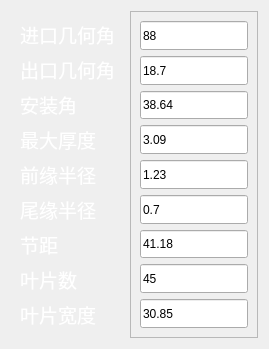
             <widget class="QWidget" name="widget_dong" native="true">
              <layout class="QHBoxLayout" name="horizontalLayout_2">
               <item>
                <widget class="QWidget" name="widget_3" native="true">
                 <layout class="QVBoxLayout" name="verticalLayout_2">
                  <item>
                   <widget class="QLabel" name="label_yiwei_135">
                    <property name="sizePolicy">
                     <sizepolicy hsizetype="Preferred" vsizetype="Expanding">
                      <horstretch>0</horstretch>
                      <verstretch>0</verstretch>
                     </sizepolicy>
                    </property>
                    <property name="font">
                     <font>
                      <family>Algerian</family>
                      <pointsize>14</pointsize>
                      <weight>50</weight>
                      <bold>false</bold>
                     </font>
                    </property>
                    <property name="layoutDirection">
                     <enum>Qt::LeftToRight</enum>
                    </property>
                    <property name="styleSheet">
                     <string notr="true">color: rgb(255, 255, 255);
</string>
                    </property>
                    <property name="text">
                     <string>&lt;html&gt;&lt;head/&gt;&lt;body&gt;&lt;p&gt;进口几何角&lt;/p&gt;&lt;/body&gt;&lt;/html&gt;</string>
                    </property>
                   </widget>
                  </item>
                  <item>
                   <widget class="QLabel" name="label_yiwei_137">
                    <property name="sizePolicy">
                     <sizepolicy hsizetype="Preferred" vsizetype="Expanding">
                      <horstretch>0</horstretch>
                      <verstretch>0</verstretch>
                     </sizepolicy>
                    </property>
                    <property name="font">
                     <font>
                      <family>Algerian</family>
                      <pointsize>14</pointsize>
                      <weight>50</weight>
                      <bold>false</bold>
                     </font>
                    </property>
                    <property name="layoutDirection">
                     <enum>Qt::LeftToRight</enum>
                    </property>
                    <property name="styleSheet">
                     <string notr="true">color: rgb(255, 255, 255);
</string>
                    </property>
                    <property name="text">
                     <string>&lt;html&gt;&lt;head/&gt;&lt;body&gt;&lt;p&gt;&lt;span style=&quot; font-family:'等线';&quot;&gt;出口几何角&lt;/span&gt;&lt;/p&gt;&lt;/body&gt;&lt;/html&gt;</string>
                    </property>
                   </widget>
                  </item>
                  <item>
                   <widget class="QLabel" name="label_yiwei_139">
                    <property name="sizePolicy">
                     <sizepolicy hsizetype="Preferred" vsizetype="Expanding">
                      <horstretch>0</horstretch>
                      <verstretch>0</verstretch>
                     </sizepolicy>
                    </property>
                    <property name="font">
                     <font>
                      <family>Algerian</family>
                      <pointsize>14</pointsize>
                      <weight>50</weight>
                      <bold>false</bold>
                     </font>
                    </property>
                    <property name="layoutDirection">
                     <enum>Qt::LeftToRight</enum>
                    </property>
                    <property name="styleSheet">
                     <string notr="true">color: rgb(255, 255, 255);
</string>
                    </property>
                    <property name="text">
                     <string>&lt;html&gt;&lt;head/&gt;&lt;body&gt;&lt;p&gt;&lt;span style=&quot; font-family:'等线';&quot;&gt;安装角&lt;/span&gt;&lt;/p&gt;&lt;/body&gt;&lt;/html&gt;</string>
                    </property>
                   </widget>
                  </item>
                  <item>
                   <widget class="QLabel" name="label_yiwei_141">
                    <property name="sizePolicy">
                     <sizepolicy hsizetype="Preferred" vsizetype="Expanding">
                      <horstretch>0</horstretch>
                      <verstretch>0</verstretch>
                     </sizepolicy>
                    </property>
                    <property name="font">
                     <font>
                      <family>Algerian</family>
                      <pointsize>14</pointsize>
                      <weight>50</weight>
                      <bold>false</bold>
                     </font>
                    </property>
                    <property name="layoutDirection">
                     <enum>Qt::LeftToRight</enum>
                    </property>
                    <property name="styleSheet">
                     <string notr="true">color: rgb(255, 255, 255);
</string>
                    </property>
                    <property name="text">
                     <string>&lt;html&gt;&lt;head/&gt;&lt;body&gt;&lt;p&gt;最大厚度&lt;/p&gt;&lt;/body&gt;&lt;/html&gt;</string>
                    </property>
                   </widget>
                  </item>
                  <item>
                   <widget class="QLabel" name="label_yiwei_143">
                    <property name="sizePolicy">
                     <sizepolicy hsizetype="Preferred" vsizetype="Expanding">
                      <horstretch>0</horstretch>
                      <verstretch>0</verstretch>
                     </sizepolicy>
                    </property>
                    <property name="font">
                     <font>
                      <family>Algerian</family>
                      <pointsize>14</pointsize>
                      <weight>50</weight>
                      <bold>false</bold>
                     </font>
                    </property>
                    <property name="layoutDirection">
                     <enum>Qt::LeftToRight</enum>
                    </property>
                    <property name="styleSheet">
                     <string notr="true">color: rgb(255, 255, 255);
</string>
                    </property>
                    <property name="text">
                     <string>&lt;html&gt;&lt;head/&gt;&lt;body&gt;&lt;p&gt;前缘半径&lt;/p&gt;&lt;/body&gt;&lt;/html&gt;</string>
                    </property>
                   </widget>
                  </item>
                  <item>
                   <widget class="QLabel" name="label_yiwei_145">
                    <property name="sizePolicy">
                     <sizepolicy hsizetype="Preferred" vsizetype="Expanding">
                      <horstretch>0</horstretch>
                      <verstretch>0</verstretch>
                     </sizepolicy>
                    </property>
                    <property name="font">
                     <font>
                      <family>Algerian</family>
                      <pointsize>14</pointsize>
                      <weight>50</weight>
                      <bold>false</bold>
                     </font>
                    </property>
                    <property name="layoutDirection">
                     <enum>Qt::LeftToRight</enum>
                    </property>
                    <property name="styleSheet">
                     <string notr="true">color: rgb(255, 255, 255);
</string>
                    </property>
                    <property name="text">
                     <string>&lt;html&gt;&lt;head/&gt;&lt;body&gt;&lt;p&gt;尾缘半径&lt;/p&gt;&lt;/body&gt;&lt;/html&gt;</string>
                    </property>
                   </widget>
                  </item>
                  <item>
                   <widget class="QLabel" name="label_yiwei_147">
                    <property name="sizePolicy">
                     <sizepolicy hsizetype="Preferred" vsizetype="Expanding">
                      <horstretch>0</horstretch>
                      <verstretch>0</verstretch>
                     </sizepolicy>
                    </property>
                    <property name="font">
                     <font>
                      <family>Algerian</family>
                      <pointsize>14</pointsize>
                      <weight>50</weight>
                      <bold>false</bold>
                     </font>
                    </property>
                    <property name="layoutDirection">
                     <enum>Qt::LeftToRight</enum>
                    </property>
                    <property name="styleSheet">
                     <string notr="true">color: rgb(255, 255, 255);
</string>
                    </property>
                    <property name="text">
                     <string>&lt;html&gt;&lt;head/&gt;&lt;body&gt;&lt;p&gt;&lt;span style=&quot; font-family:'等线';&quot;&gt;节距&lt;/span&gt;&lt;/p&gt;&lt;/body&gt;&lt;/html&gt;</string>
                    </property>
                   </widget>
                  </item>
                  <item>
                   <widget class="QLabel" name="label_yiwei_149">
                    <property name="sizePolicy">
                     <sizepolicy hsizetype="Preferred" vsizetype="Expanding">
                      <horstretch>0</horstretch>
                      <verstretch>0</verstretch>
                     </sizepolicy>
                    </property>
                    <property name="font">
                     <font>
                      <family>Algerian</family>
                      <pointsize>14</pointsize>
                      <weight>50</weight>
                      <bold>false</bold>
                     </font>
                    </property>
                    <property name="layoutDirection">
                     <enum>Qt::LeftToRight</enum>
                    </property>
                    <property name="styleSheet">
                     <string notr="true">color: rgb(255, 255, 255);
</string>
                    </property>
                    <property name="text">
                     <string>&lt;html&gt;&lt;head/&gt;&lt;body&gt;&lt;p&gt;叶片数&lt;/p&gt;&lt;/body&gt;&lt;/html&gt;</string>
                    </property>
                   </widget>
                  </item>
                  <item>
                   <widget class="QLabel" name="label_yiwei_150">
                    <property name="sizePolicy">
                     <sizepolicy hsizetype="Preferred" vsizetype="Expanding">
                      <horstretch>0</horstretch>
                      <verstretch>0</verstretch>
                     </sizepolicy>
                    </property>
                    <property name="font">
                     <font>
                      <family>Algerian</family>
                      <pointsize>14</pointsize>
                      <weight>50</weight>
                      <bold>false</bold>
                     </font>
                    </property>
                    <property name="layoutDirection">
                     <enum>Qt::LeftToRight</enum>
                    </property>
                    <property name="styleSheet">
                     <string notr="true">color: rgb(255, 255, 255);
</string>
                    </property>
                    <property name="text">
                     <string>&lt;html&gt;&lt;head/&gt;&lt;body&gt;&lt;p&gt;叶片宽度&lt;/p&gt;&lt;/body&gt;&lt;/html&gt;</string>
                    </property>
                   </widget>
                  </item>
                 </layout>
                </widget>
               </item>
               <item>
                <widget class="QFrame" name="frame_6">
                 <property name="frameShape">
                  <enum>QFrame::StyledPanel</enum>
                 </property>
                 <property name="frameShadow">
                  <enum>QFrame::Raised</enum>
                 </property>
                 <layout class="QVBoxLayout" name="verticalLayout_8">
                  <item>
                   <widget class="QLineEdit" name="lineEdit_Eff_25">
                    <property name="sizePolicy">
                     <sizepolicy hsizetype="Expanding" vsizetype="Expanding">
                      <horstretch>0</horstretch>
                      <verstretch>0</verstretch>
                     </sizepolicy>
                    </property>
                    <property name="text">
                     <string>88</string>
                    </property>
                   </widget>
                  </item>
                  <item>
                   <widget class="QLineEdit" name="lineEdit_k_11">
                    <property name="sizePolicy">
                     <sizepolicy hsizetype="Expanding" vsizetype="Expanding">
                      <horstretch>0</horstretch>
                      <verstretch>0</verstretch>
                     </sizepolicy>
                    </property>
                    <property name="minimumSize">
                     <size>
                      <width>0</width>
                      <height>0</height>
                     </size>
                    </property>
                    <property name="text">
                     <string>18.7</string>
                    </property>
                   </widget>
                  </item>
                  <item>
                   <widget class="QLineEdit" name="lineEdit_omaga_15">
                    <property name="sizePolicy">
                     <sizepolicy hsizetype="Expanding" vsizetype="Expanding">
                      <horstretch>0</horstretch>
                      <verstretch>0</verstretch>
                     </sizepolicy>
                    </property>
                    <property name="text">
                     <string>38.64</string>
                    </property>
                   </widget>
                  </item>
                  <item>
                   <widget class="QLineEdit" name="lineEdit_alph2z_22">
                    <property name="sizePolicy">
                     <sizepolicy hsizetype="Expanding" vsizetype="Expanding">
                      <horstretch>0</horstretch>
                      <verstretch>0</verstretch>
                     </sizepolicy>
                    </property>
                    <property name="text">
                     <string>3.09</string>
                    </property>
                   </widget>
                  </item>
                  <item>
                   <widget class="QLineEdit" name="lineEdit_faiz_11">
                    <property name="sizePolicy">
                     <sizepolicy hsizetype="Expanding" vsizetype="Expanding">
                      <horstretch>0</horstretch>
                      <verstretch>0</verstretch>
                     </sizepolicy>
                    </property>
                    <property name="text">
                     <string>1.23</string>
                    </property>
                   </widget>
                  </item>
                  <item>
                   <widget class="QLineEdit" name="lineEdit_taoz_11">
                    <property name="sizePolicy">
                     <sizepolicy hsizetype="Expanding" vsizetype="Expanding">
                      <horstretch>0</horstretch>
                      <verstretch>0</verstretch>
                     </sizepolicy>
                    </property>
                    <property name="minimumSize">
                     <size>
                      <width>0</width>
                      <height>0</height>
                     </size>
                    </property>
                    <property name="text">
                     <string>0.7</string>
                    </property>
                   </widget>
                  </item>
                  <item>
                   <widget class="QLineEdit" name="lineEdit_Maz_24">
                    <property name="sizePolicy">
                     <sizepolicy hsizetype="Expanding" vsizetype="Expanding">
                      <horstretch>0</horstretch>
                      <verstretch>0</verstretch>
                     </sizepolicy>
                    </property>
                    <property name="text">
                     <string>41.18</string>
                    </property>
                   </widget>
                  </item>
                  <item>
                   <widget class="QLineEdit" name="lineEdit_alph2z_23">
                    <property name="sizePolicy">
                     <sizepolicy hsizetype="Expanding" vsizetype="Expanding">
                      <horstretch>0</horstretch>
                      <verstretch>0</verstretch>
                     </sizepolicy>
                    </property>
                    <property name="text">
                     <string>45</string>
                    </property>
                   </widget>
                  </item>
                  <item>
                   <widget class="QLineEdit" name="lineEdit_taoz_14">
                    <property name="sizePolicy">
                     <sizepolicy hsizetype="Expanding" vsizetype="Expanding">
                      <horstretch>0</horstretch>
                      <verstretch>0</verstretch>
                     </sizepolicy>
                    </property>
                    <property name="minimumSize">
                     <size>
                      <width>0</width>
                      <height>0</height>
                     </size>
                    </property>
                    <property name="text">
                     <string>30.85</string>
                    </property>
                   </widget>
                  </item>
                 </layout>
                </widget>
               </item>
              </layout>
             </widget>
